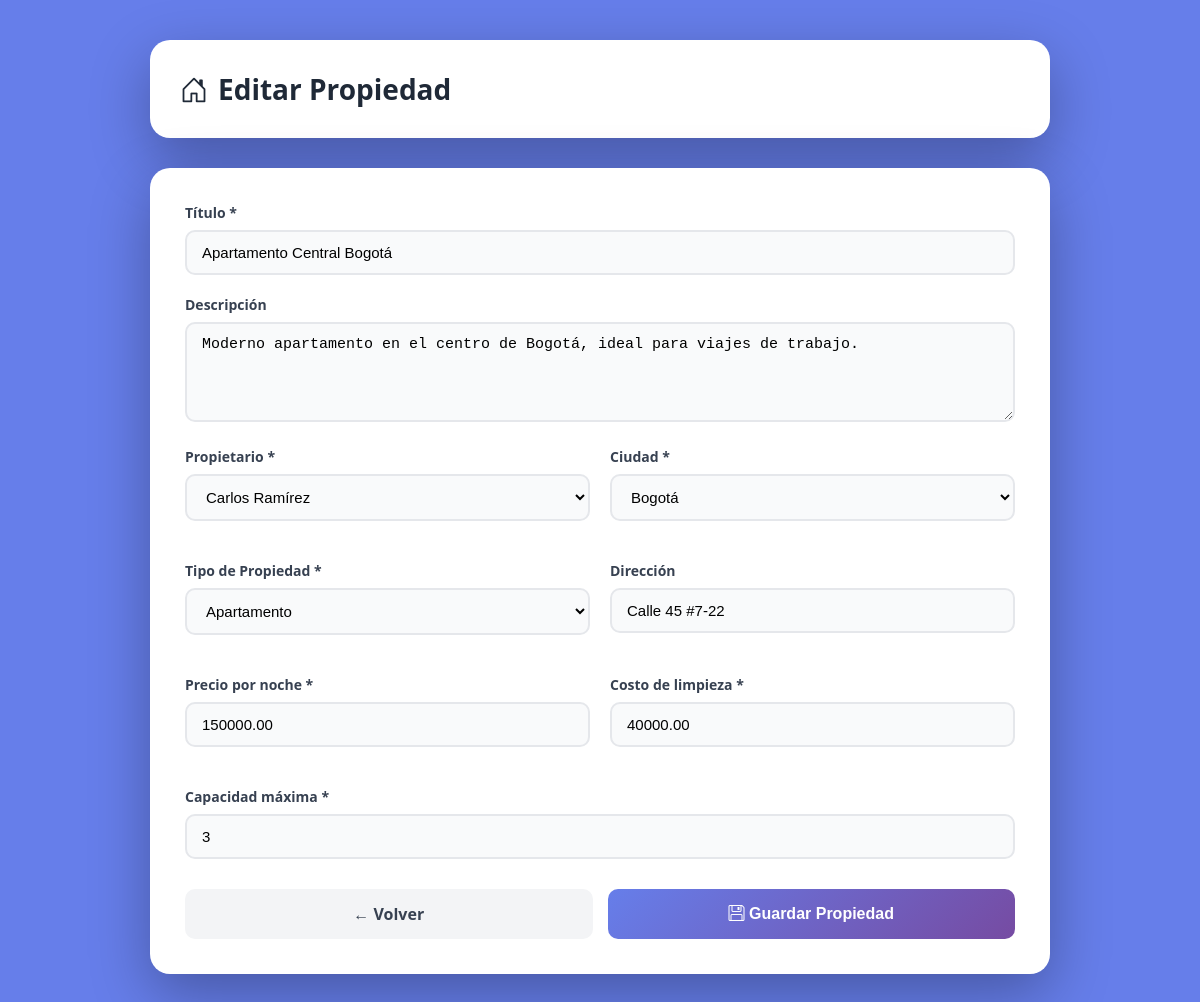
Screenshot of /frontend/properties/PropertiesForm.php?id=1 (signed in) with the database file from the repository.
### tables this page shows
CREATE TABLE `properties` (
  `id` int(11) NOT NULL,
  `owner_id` int(11) NOT NULL,
  `title` varchar(200) NOT NULL,
  `description` text DEFAULT NULL,
  `city_id` int(11) DEFAULT NULL,
  `address` varchar(100) DEFAULT NULL,
  `type_id` int(11) DEFAULT NULL,
  `nightly_price` decimal(10,2) NOT NULL DEFAULT 0.00,
  `cleaning_cost` decimal(10,2) NOT NULL DEFAULT 0.00,
  `max_guests` int(11) DEFAULT 1,
  `status` enum('active','inactive','maintenance') DEFAULT 'active',
  `created_at` timestamp NOT NULL DEFAULT current_timestamp(),
  `is_active` tinyint(1) DEFAULT 1,
  `deleted_at` datetime DEFAULT NULL
);

CREATE TABLE `owners` (
  `id` int(11) NOT NULL,
  `name` varchar(50) NOT NULL,
  `email` varchar(50) DEFAULT NULL,
  `phone` varchar(14) DEFAULT NULL,
  `address` varchar(100) DEFAULT NULL,
  `created_at` timestamp NOT NULL DEFAULT current_timestamp(),
  `is_active` tinyint(1) DEFAULT 1,
  `deleted_at` datetime DEFAULT NULL
);

CREATE TABLE `cities` (
  `id` int(11) NOT NULL,
  `name` varchar(50) NOT NULL
);

CREATE TABLE `property_types` (
  `id` int(11) NOT NULL,
  `name` varchar(50) NOT NULL
);

### backend/models/Property.php (called while the page is built, shortened)
<?php
class Property {
    private $pdo;
    public function __construct($pdo) {
        $this->pdo = $pdo;
    }
    public function getById($id) {
        $stmt = $this->pdo->prepare("SELECT * FROM properties WHERE id = ? AND is_active = 1");
        $stmt->execute([$id]);
        return $stmt->fetch();
    }
}

### backend/models/Owner.php (called while the page is built, shortened)
<?php
class Owner {
    private $pdo;
    public function __construct($pdo) {
        $this->pdo = $pdo;
    }
    public function getAll($order = 'id') {
        $allowedOrders = ['id', 'name'];
        $sql = "SELECT * FROM owners WHERE deleted_at IS NULL ORDER BY $order ASC";
        $stmt = $this->pdo->query($sql);
        return $stmt->fetchAll(PDO::FETCH_ASSOC);
    }
}

### backend/models/City.php (called while the page is built)
<?php
class City {
    private $pdo;
    public function __construct($pdo) {
        $this->pdo = $pdo;
    }
    public function getAll() {
        $stmt = $this->pdo->prepare("SELECT id, name FROM cities");
        $stmt->execute();
        return $stmt->fetchAll();
    }
}

### backend/models/PropertyType.php (called while the page is built)
<?php
class PropertyType {
    private $pdo;
    public function __construct($pdo) {
        $this->pdo = $pdo;
    }
    public function getAll() {
        $stmt = $this->pdo->prepare("SELECT id, name FROM property_types");
        $stmt->execute();
        return $stmt->fetchAll();
    }
}

### frontend/properties/PropertiesForm.php (the view, shortened to what this page needs)
<?php
require_once __DIR__ . '/../../config/config.php';
require_once __DIR__ . '/../../backend/models/Property.php';
require_once __DIR__ . '/../../backend/models/Owner.php';
require_once __DIR__ . '/../../backend/models/City.php';
require_once __DIR__ . '/../../backend/models/PropertyType.php';
$propertyModel = new Property($pdo);
$property = null;
$ownerModel = new Owner($pdo);
$owners = $ownerModel->getAll();
$cityModel = new City($pdo);
$cities = $cityModel->getAll();
$typeModel = new PropertyType($pdo);
$types = $typeModel->getAll();
if (isset($_GET['id'])) {
    $property = $propertyModel->getById($_GET['id']);
}
?>
<!DOCTYPE html>
<html lang="es">
<head>
  <link rel="stylesheet" href="https://cdn.jsdelivr.net/npm/bootstrap-icons@1.11.3/font/bootstrap-icons.css">
</head>
<body>
  <div class="container">
    <div class="header-card">
      <h1><i class="bi bi-house-door"></i> <?= $property ? 'Editar' : 'Nueva' ?> Propiedad</h1>
    </div>
    <div class="form-card">
      <form method="POST" action="../../backend/controllers/PropertyController.php">
        <div class="form-group full-width">
          <label>Título *</label>
          <input type="text" name="title" value="<?= htmlspecialchars($property['title'] ?? '') ?>" required>
        </div>
        <div class="form-group full-width">
          <label>Descripción</label>
          <textarea name="description"><?= htmlspecialchars($property['description'] ?? '') ?></textarea>
        </div>
        <div class="form-row">
          <div class="form-group">
            <label>Propietario *</label>
            <select name="owner_id" required>
              <?php foreach ($owners as $o): ?>
                <option value="<?= $o['id'] ?>" <?= ($property && $property['owner_id'] == $o['id']) ? 'selected' : '' ?>>
                  <?= htmlspecialchars($o['name']) ?>
                </option>
              <?php endforeach; ?>
            </select>
          </div>
          <div class="form-group">
            <label>Ciudad *</label>
            <select name="city_id" required>
              <?php foreach ($cities as $c): ?>
                <option value="<?= $c['id'] ?>" <?= ($property && $property['city_id'] == $c['id']) ? 'selected' : '' ?>>
                  <?= htmlspecialchars($c['name']) ?>
                </option>
              <?php endforeach; ?>
            </select>
          </div>
        </div>
        <div class="form-row">
          <div class="form-group">
            <label>Tipo de Propiedad *</label>
            <select name="type_id" required>
              <?php foreach ($types as $t): ?>
                <option value="<?= $t['id'] ?>" <?= ($property && $property['type_id'] == $t['id']) ? 'selected' : '' ?>>
                  <?= htmlspecialchars($t['name']) ?>
                </option>
              <?php endforeach; ?>
            </select>
          </div>
          <div class="form-group">
            <label>Dirección</label>
            <input type="text" name="address" value="<?= htmlspecialchars($property['address'] ?? '') ?>">
          </div>
        </div>
        <div class="form-row">
          <div class="form-group">
            <label>Precio por noche *</label>
            <input type="number" step="0.01" name="nightly_price" value="<?= htmlspecialchars($property['nightly_price'] ?? '') ?>" required>
          </div>
          <div class="form-group">
            <label>Costo de limpieza *</label>
            <input type="number" step="0.01" name="cleaning_cost" value="<?= htmlspecialchars($property['cleaning_cost'] ?? '') ?>" required>
          </div>
        </div>
        <div class="form-group full-width">
          <label>Capacidad máxima *</label>
          <input type="number" name="max_guests" value="<?= htmlspecialchars($property['max_guests'] ?? '') ?>" required>
        </div>
        <div class="button-group">
          <a href="PropertiesList.php" class="back-link">← Volver</a>
          <button type="submit"><i class="bi bi-floppy"></i> Guardar Propiedad</button>
        </div>
      </form>
    </div>
  </div>
</body>
</html>

### frontend/properties/PropertiesForm.php (style rules this page uses)
* { margin: 0; padding: 0; box-sizing: border-box; }
body { font-family: 'Segoe UI', Tahoma, Geneva, Verdana, sans-serif; background: #667eea; min-height: 100vh; padding: 40px 20px; }
.container { max-width: 900px; margin: 0 auto; }
.header-card { background: white; border-radius: 20px; padding: 30px; margin-bottom: 30px; box-shadow: 0 20px 60px rgba(0, 0, 0, 0.3); animation: fadeIn 0.5s ease; }
.header-card h1 { color: #1f2937; font-size: 28px; display: flex; align-items: center; gap: 10px; }
.form-card { background: white; border-radius: 20px; padding: 35px; box-shadow: 0 20px 60px rgba(0, 0, 0, 0.3); animation: fadeIn 0.7s ease; }
.form-row { display: grid; grid-template-columns: 1fr 1fr; gap: 20px; margin-bottom: 20px; }
.form-group { margin-bottom: 20px; }
.form-group.full-width { grid-column: 1 / -1; }
label { display: block; color: #374151; font-weight: 600; margin-bottom: 8px; font-size: 14px; }
input[type="text"], input[type="number"], textarea, select { width: 100%; padding: 12px 15px; border: 2px solid #e5e7eb; border-radius: 10px; font-size: 15px; transition: all 0.3s ease; background-color: #f9fafb; }
textarea { min-height: 100px; resize: vertical; }
select { cursor: pointer; }
.button-group { display: flex; gap: 15px; margin-top: 30px; }
button[type="submit"] { flex: 1; background: linear-gradient(135deg, #667eea 0%, #764ba2 100%); color: white; padding: 14px; border: none; border-radius: 10px; font-size: 16px; font-weight: 600; cursor: pointer; transition: all 0.3s ease; }
.back-link { flex: 1; display: inline-block; text-align: center; background: #f3f4f6; color: #374151; padding: 14px; border-radius: 10px; text-decoration: none; font-weight: 600; font-size: 16px; transition: all 0.3s ease; }

### rows the page displays
properties: title "Apartamento Central Bogotá", description "Moderno apartamento en el centro de Bogotá, ideal para viajes de trabajo.", owner_id "Carlos Ramírez", city_id "Bogotá", type_id "Apartamento", address "Calle 45 #7-22", nightly_price "150000.00", cleaning_cost "40000.00", max_guests "3"
